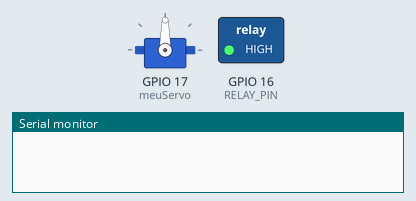
Recording of a sketch running on a simulated ESP32. Parts: servo, switched loads named in the sketch (green lamp = pin HIGH), the last lines printed to the serial monitor.

Above: at 0.05 s.
At 1.5 s:
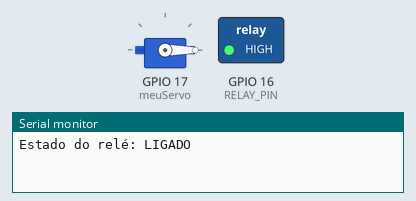
At 3.25 s:
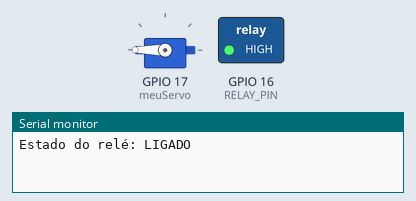
At 6.45 s:
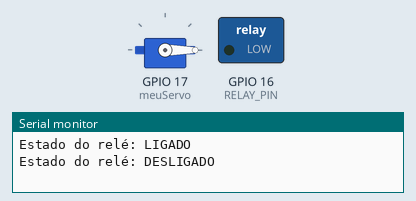
Timing chart, 0 to 8.5 s (numbered marks = the images above):
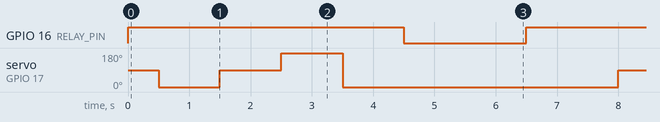

Measured:
- by itself, GPIO 16 (RELAY_PIN): alternates HIGH for 4.5 s and LOW for 2.0 s
- by itself, servo on GPIO 17 (meuServo): repeats every 6.5 s: 90° 1.0 s, 180° 1.0 s, 0° 4.5 s

The sketch:

code.ino
```cpp
#include <ESP32Servo.h>

#define RELAY_PIN 16

Servo meuServo;
void setup() {
  pinMode(RELAY_PIN, OUTPUT);
  digitalWrite(RELAY_PIN, LOW); // Relé desligado no início
  meuServo.attach(17);
  Serial.begin(115200);

}

void loop() {


  // Liga o relé
  digitalWrite(RELAY_PIN, HIGH);
   delay(500);

  // Verifica o estado atual
  int estado = digitalRead(RELAY_PIN);

  Serial.print("Estado do relé: ");
  Serial.println(estado == HIGH ? "LIGADO" : "DESLIGADO");
  meuServo.write(0);    // Vai para 0 graus
  delay(1000);
  meuServo.write(90);   // Vai para 90 graus
  delay(1000);
  meuServo.write(180);  // Vai para 180 graus
  delay(1000);
    meuServo.write(0);  // Vai para 180 graus
  delay(1000);
  digitalWrite(RELAY_PIN, LOW);
 delay(1000);

  // Verifica novamente
  estado = digitalRead(RELAY_PIN);
  Serial.print("Estado do relé: ");
  Serial.println(estado == HIGH ? "LIGADO" : "DESLIGADO");
  delay(1000);
}
```
